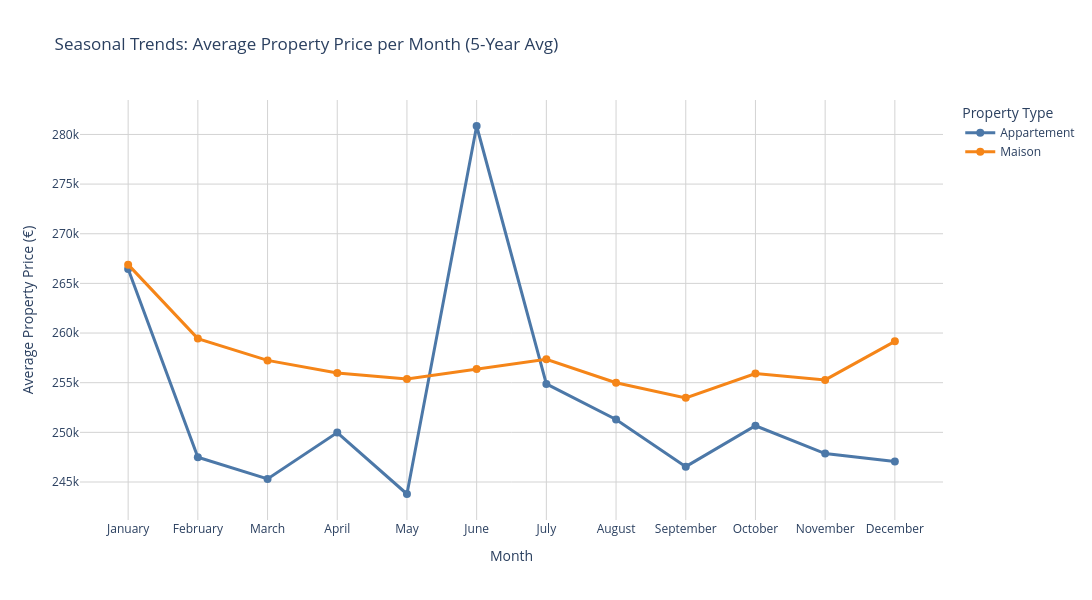

The notebook cell saved with this chart:
### Code cell
import pandas as pd
import plotly.graph_objects as go

# Convert date column
df["Date mutation"] = pd.to_datetime(df["Date mutation"], errors="coerce")

# Keep only relevant columns and drop missing
df = df.dropna(subset=["Valeur fonciere", "Type local"])

# Optional: remove extreme outliers
df = df[df["Valeur fonciere"] < 2_000_000]

# Extract month name
df['Month_Name'] = df['Date mutation'].dt.month_name()

# Calculate average price per month for each Type local
monthly_avg = df.groupby(['Type local', 'Month_Name'])['Valeur fonciere'].mean().reset_index()

# Define month order
month_order = ['January', 'February', 'March', 'April', 'May', 'June',
               'July', 'August', 'September', 'October', 'November', 'December']

# Sort by month order
monthly_avg['Month_Name'] = pd.Categorical(monthly_avg['Month_Name'], categories=month_order, ordered=True)
monthly_avg = monthly_avg.sort_values('Month_Name')

# Unique property types
property_types = monthly_avg['Type local'].unique()

# Eye-friendly colors (repeat if more types than colors)
colors_palette = [
    '#4C78A8', '#F58518', '#E45756', '#72B7A3', '#54A24B', '#EECA3B',
    '#B279A2', '#FF9DA7', '#9D755D', '#BAB0AC', '#8EBA42', '#4DBBD5'
]
colors = {ptype: colors_palette[i % len(colors_palette)] for i, ptype in enumerate(property_types)}

# Create Plotly figure
fig = go.Figure()
for prop_type in property_types:
    subset = monthly_avg[monthly_avg['Type local'] == prop_type]
    fig.add_trace(go.Scatter(
        x=subset['Month_Name'],
        y=subset['Valeur fonciere'],
        mode='lines+markers',
        name=prop_type,
        line=dict(color=colors[prop_type], width=3),
        marker=dict(size=8),
        hovertemplate=f'<b>{prop_type}</b><br>Month: %{{x}}<br>Avg Price: €%{{y:,.0f}}<extra></extra>'
    ))

# Update layout to match Matplotlib style
fig.update_layout(
    title='Seasonal Trends: Average Property Price per Month (5-Year Avg)',
    xaxis_title="Month",
    yaxis_title="Average Property Price (€)",
    hovermode='x unified',
    legend=dict(title="Property Type", yanchor="top", y=1.0, xanchor="left", x=1.02),
    width=1200,
    height=600,
    plot_bgcolor='white',
    font=dict(size=12)
)

fig.update_xaxes(tickangle=0, showgrid=True, gridcolor='lightgray')
fig.update_yaxes(showgrid=True, gridcolor='lightgray')

fig.show()

# Optional: print the monthly averages table
print("Monthly averages across 5 years:")
print(monthly_avg.pivot(index='Month_Name', columns='Type local', values='Valeur fonciere').round(0))

### Figure 1 — Plotly figure (JSON) as saved in the notebook; plotly's stock layout.template omitted (floating-point values rounded to 4 significant figures)
{"data": [{"hovertemplate": "<b>Appartement</b><br>Month: %{x}<br>Avg Price: €%{y:,.0f}<extra></extra>", "line": {"color": "#4C78A8", "width": 3}, "marker": {"size": 8}, "mode": "lines+markers", "name": "Appartement", "type": "scatter", "x": ["January", "February", "March", "April", "May", "June", "July", "August", "September", "October", "November", "December"], "y": [266400.0, 247500.0, 245300.0, 250000.0, 243800.0, 280800.0, 254900.0, 251300.0, 246500.0, 250700.0, 247900.0, 247100.0]}, {"hovertemplate": "<b>Maison</b><br>Month: %{x}<br>Avg Price: €%{y:,.0f}<extra></extra>", "line": {"color": "#F58518", "width": 3}, "marker": {"size": 8}, "mode": "lines+markers", "name": "Maison", "type": "scatter", "x": ["January", "February", "March", "April", "May", "June", "July", "August", "September", "October", "November", "December"], "y": [266900.0, 259400.0, 257200.0, 256000.0, 255400.0, 256400.0, 257400.0, 255000.0, 253500.0, 255900.0, 255300.0, 259200.0]}], "layout": {"font": {"size": 12}, "height": 600, "hovermode": "x unified", "legend": {"title": {"text": "Property Type"}, "x": 1.02, "xanchor": "left", "y": 1, "yanchor": "top"}, "plot_bgcolor": "white", "title": {"text": "Seasonal Trends: Average Property Price per Month (5-Year Avg)"}, "width": 1200, "xaxis": {"gridcolor": "lightgray", "showgrid": true, "tickangle": 0, "title": {"text": "Month"}}, "yaxis": {"gridcolor": "lightgray", "showgrid": true, "title": {"text": "Average Property Price (€)"}}}}
